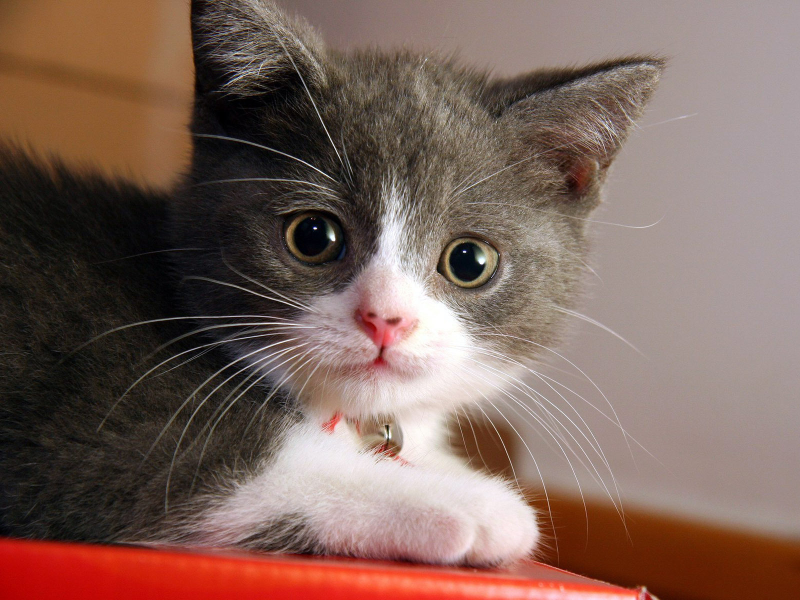
%> input picture useless stuff/playingwithimage/cat.jpg, 1600 x 1200 px (shown at 1/2 size)
$ octave spreadsheetbored.m   (GNU Octave 9; MATLAB toolbox functions it lacks are replaced by stand-ins)
%> lines starting %> are read from the running program, lines starting %| are printed output that depends on the picture
% read image
img = imread('cat.jpg');
%> img is the input picture: size 1200x1600x3 uint8; mean R, G, B 125.8, 100.1, 91.1
img = imresize(img,1/12);
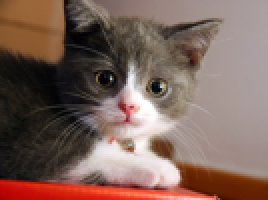
%> img: size 100x134x3 uint8 (shown 2 times larger); mean R, G, B 125.8, 100.1, 91.1
% cast into double
img = double(img);
%> img: size 100x134x3 double
% find average value for grayscale
img = mean(img,3);
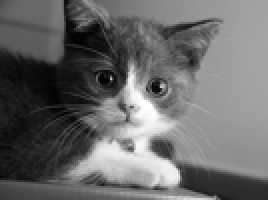
%> img: size 100x134 double (shown 2 times larger); min 0.333, max 255, mean 105.7
% write a loop to duplicate the rows
s = size(img);
%> s = [100 134]
img2 = [];
for i = 1:s(1)
    for j = 1:3
        img2 = [img2;img(i,:)];
    end
end
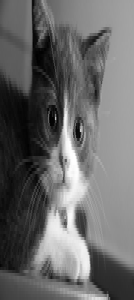
%> img2: size 300x134 double; min 0.333, max 255, mean 105.7
img2 = uint8(img2);
%> img2: size 300x134 uint8
xlswrite('boredwithspreadsheet2.xlsx',img2);
